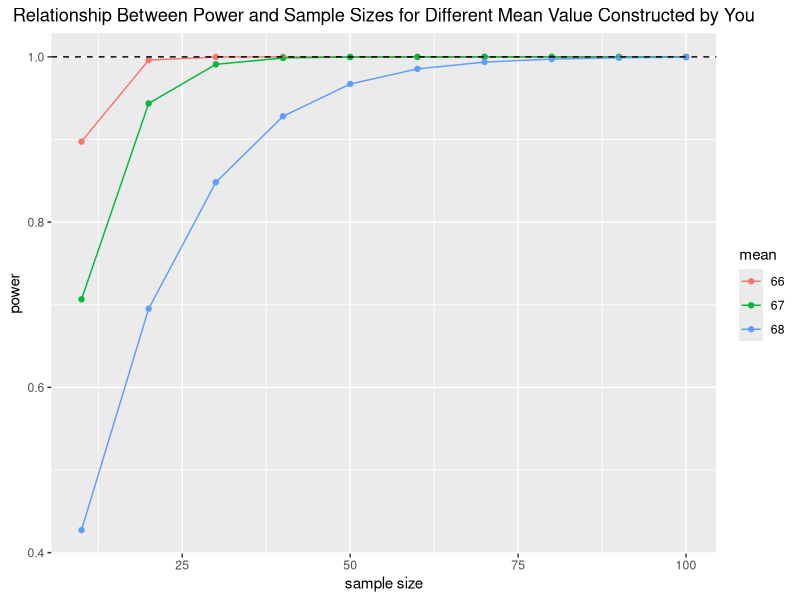

Source code (R):
# Suppose it is claimed that the mean STA123 course grade is 70.
# The population SD is 4 (suppose sigma is known). 
# Suppose that the population distribution of STA123 course grades is Normal. 
# Suppose we test Ho: mu = 70 v.s. Ha: mu > 70
# Suppose the true mu value is something else (i.e, 68).
# So Ho (the null hypothesis) is wrong. 
# How likely is that to happen? This is power of the test.
# In R, the function is: power.t.test 
# The argument delta in this function is the difference between null and true mean.
# We also need a sample size. 
# Let's consider various sample sizes and their effect on power.
# We will examine the relationship between power and sample sizes 
# for different mean values (possible true mu values).
# Make a sequence of sample sizes going up by 10
sample.sizes = seq(from = 10, to = 100, by = 10)
# Consider a sequence of mean values going up by 0.5
means = seq(from = 66, to = 68, by = 1)

# Make a combination of true means with the different sample sizes
# Load the library tidyverse
library(tidyverse)
# Use the function crossing in tidyr to make combinations of variables
combos = crossing(mean = means, n = sample.sizes)
# Display combos
combos

# Recall that we test Ho: mu = 70 vs Ha: mu < 70
# Calculate power for different "true" mean values
# Save the results for different combinations of means and sample sizes
results = with(combos, power.t.test(n = n, delta = 70-mean, sd = 4, 
                                    alternative = "one.sided", type = "one.sample"))

# Make a table, indicating, n, mean, and power
my_data = tibble(mean = factor(combos$mean), n = combos$n, power = results$power)
# Display data
my_data

# Plot the power curve for different true mean values as n sample size increases
power.curve = ggplot(my_data, aes(x = n, y = power, colour = mean)) +
  geom_point() + geom_line() +
  geom_hline(yintercept = 1, linetype="dashed") + 
  xlab("sample size") +
  # Make a change to the main (title) of the plot by adding your last name to it
  ggtitle('Relationship Between Power and Sample Sizes for Different Mean Value Constructed by You') +
  theme(plot.title=element_text(hjust=0.5))
power.curve

